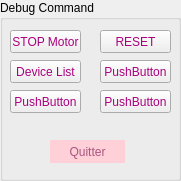
   <widget class="QGroupBox" name="groupBox_3">
    <property name="geometry">
     <rect>
      <x>0</x>
      <y>500</y>
      <width>181</width>
      <height>181</height>
     </rect>
    </property>
    <property name="title">
     <string>Debug Command</string>
    </property>
    <widget class="QPushButton" name="pushButtonSd">
     <property name="geometry">
      <rect>
       <x>10</x>
       <y>60</y>
       <width>71</width>
       <height>23</height>
      </rect>
     </property>
     <property name="styleSheet">
      <string notr="true">color: rgb(170, 0, 127);</string>
     </property>
     <property name="text">
      <string>Device List</string>
     </property>
    </widget>
    <widget class="QPushButton" name="pushButton_5">
     <property name="geometry">
      <rect>
       <x>10</x>
       <y>90</y>
       <width>71</width>
       <height>23</height>
      </rect>
     </property>
     <property name="styleSheet">
      <string notr="true">color: rgb(170, 0, 127);</string>
     </property>
     <property name="text">
      <string>PushButton</string>
     </property>
    </widget>
    <widget class="QPushButton" name="pushButtonStopMotor">
     <property name="geometry">
      <rect>
       <x>10</x>
       <y>30</y>
       <width>71</width>
       <height>23</height>
      </rect>
     </property>
     <property name="styleSheet">
      <string notr="true">color: rgb(170, 0, 127);</string>
     </property>
     <property name="text">
      <string>STOP Motor</string>
     </property>
    </widget>
    <widget class="QPushButton" name="pushButtonReset">
     <property name="geometry">
      <rect>
       <x>100</x>
       <y>30</y>
       <width>71</width>
       <height>23</height>
      </rect>
     </property>
     <property name="styleSheet">
      <string notr="true">color: rgb(170, 0, 127);
</string>
     </property>
     <property name="text">
      <string>RESET</string>
     </property>
    </widget>
    <widget class="QPushButton" name="pushButton_19">
     <property name="geometry">
      <rect>
       <x>100</x>
       <y>60</y>
       <width>71</width>
       <height>23</height>
      </rect>
     </property>
     <property name="styleSheet">
      <string notr="true">color: rgb(170, 0, 127);</string>
     </property>
     <property name="text">
      <string>PushButton</string>
     </property>
    </widget>
    <widget class="QPushButton" name="pushButton_20">
     <property name="geometry">
      <rect>
       <x>100</x>
       <y>90</y>
       <width>71</width>
       <height>23</height>
      </rect>
     </property>
     <property name="styleSheet">
      <string notr="true">color: rgb(170, 0, 127);</string>
     </property>
     <property name="text">
      <string>PushButton</string>
     </property>
    </widget>
    <widget class="QPushButton" name="pushButtonQuit">
     <property name="geometry">
      <rect>
       <x>50</x>
       <y>140</y>
       <width>75</width>
       <height>23</height>
      </rect>
     </property>
     <property name="styleSheet">
      <string notr="true">color: rgb(170, 85, 127);
border:none;
background-color: rgb(255, 208, 215);</string>
     </property>
     <property name="text">
      <string>Quitter</string>
     </property>
    </widget>
   </widget>
